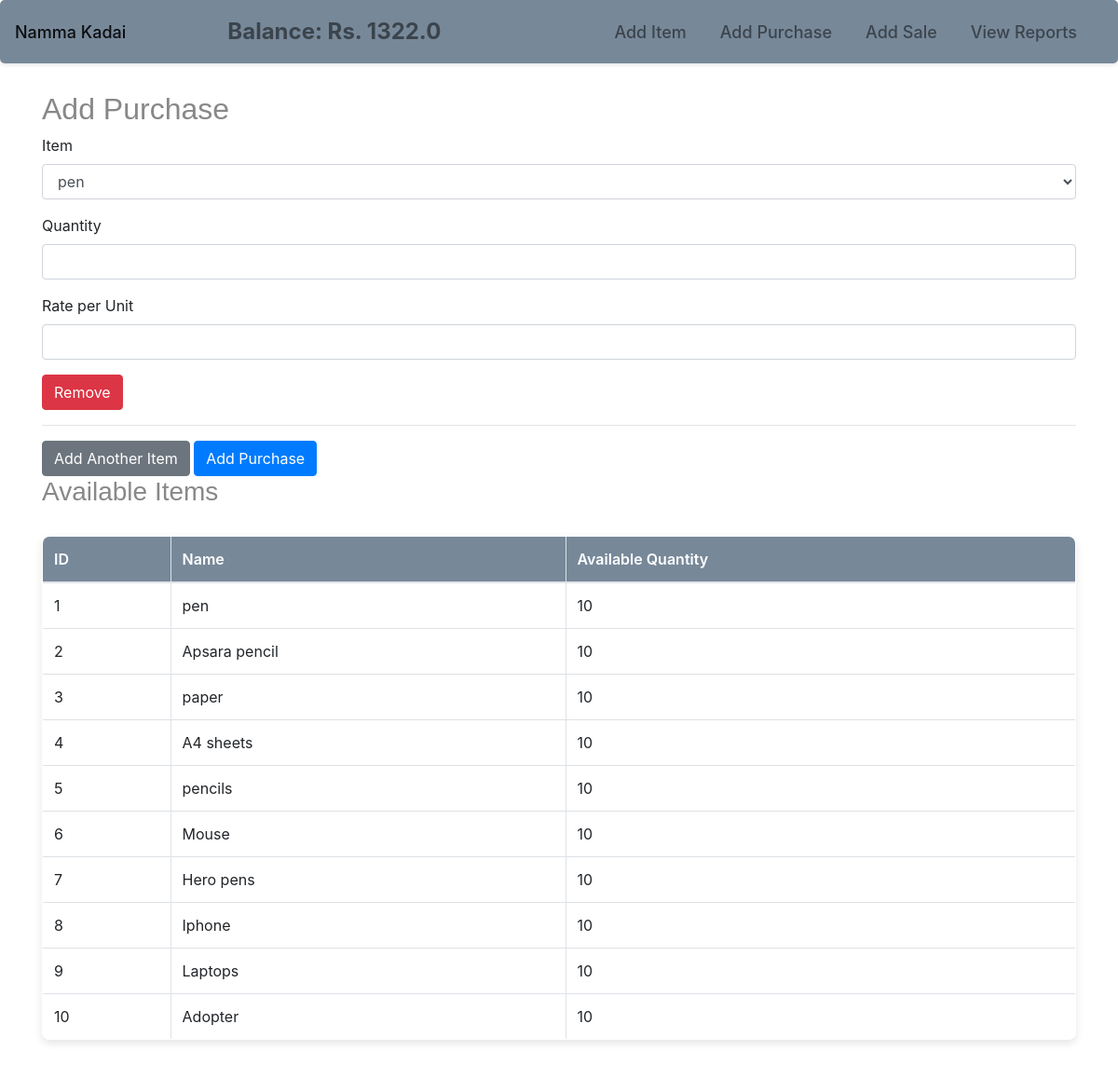
/purchase/add, run on the app's committed database.
### models.py (models this page shows)
class Company(db.Model):
    id = db.Column(db.Integer, primary_key=True)
    name = db.Column(db.String(50), unique=True, nullable=False)
    cash_balance = db.Column(db.Float, nullable=False, default=1000.0)

class Item(db.Model):
    id = db.Column(db.Integer, primary_key=True)
    name = db.Column(db.String(50), unique=True, nullable=False)
    price = db.Column(db.Float, nullable=False)
    qty = db.Column(db.Integer, nullable=False, default=0)

### app.py (the view, shortened to what this page needs)
@app.route('/purchase/add', methods=['GET', 'POST'])
def add_purchase():
    form = PurchaseForm()
    items = Item.query.all()
    form.item_id.choices = [(item.id, item.name) for item in items]
    company = Company.query.first()
    balance = company.cash_balance if company else 0
    return render_template('add_purchase.html', form=form, items=items, balance=balance)

### forms.py
class PurchaseForm(FlaskForm):
    item_id = SelectField('Item', coerce=int, validators=[DataRequired()])
    qty = IntegerField('Quantity', validators=[DataRequired(), NumberRange(min=1)])
    rate = FloatField('Rate per Unit', validators=[DataRequired(), NumberRange(min=0)])
    submit = SubmitField('Add Purchase')
    def __init__(self, *args, **kwargs):
        super().__init__(*args, **kwargs)
        self.item_id.choices = [(item.id, item.name) for item in Item.query.all()]

### templates/add_purchase.html (shortened to what this page needs)
{% extends "base.html" %}
{% block content %}
    <h2>Add Purchase</h2>
    <form method="POST" id="purchase-form">
        <div id="purchase-entries">
            <div class="purchase-entry">
                <div class="form-group">
                    {{ form.item_id.label(class="form-label") }}
                    {{ form.item_id(class="form-control item-select") }}
                </div>
                <div class="form-group">
                    {{ form.qty.label(class="form-label") }}
                    {{ form.qty(class="form-control qty-field") }}
                </div>
                <div class="form-group">
                    {{ form.rate.label(class="form-label") }}
                    {{ form.rate(class="form-control") }}
                </div>
                <button type="button" class="btn btn-danger remove-entry">Remove</button>
                <hr>
            </div>
        </div>
        <button type="button" class="btn btn-secondary" id="add-entry-btn">Add Another Item</button>
        <button type="submit" class="btn btn-primary">Add Purchase</button>
    </form>
    <h3>Available Items</h3>
    <table class="table table-bordered">
        <thead>
            <tr>
                <th>ID</th>
                <th>Name</th>
                <th>Available Quantity</th>
            </tr>
        </thead>
        <tbody>
            {% for item in items %}
            <tr>
                <td>{{ item.id }}</td>
                <td>{{ item.name }}</td>
                <td>{{ item.qty }}</td>
            </tr>
            {% endfor %}
        </tbody>
    </table>
{% endblock %}

### templates/base.html (shortened to what this page needs)
<!DOCTYPE html>
<html lang="en">
<head>
    <link rel="stylesheet" href="{{ url_for('static', filename='styles.css') }}">
    <link rel="stylesheet" href="https://maxcdn.bootstrapcdn.com/bootstrap/4.5.2/css/bootstrap.min.css">
</head>
<body>
    <nav class="navbar navbar-expand-lg navbar-light" style="background-color: #778899;">
        <a class="navbar-brand" href="{{ url_for('home') }}">Namma Kadai</a>
        <div class="navbar-text mx-auto" style="font-size: 1.5rem; font-weight: bold;">
            Balance: Rs. {{ balance }}
        </div>
        <div class="navbar-nav ml-auto">
            <a class="nav-item nav-link" href="{{ url_for('add_item') }}">Add Item</a>
            <a class="nav-item nav-link" href="{{ url_for('add_purchase') }}">Add Purchase</a>
            <a class="nav-item nav-link" href="{{ url_for('add_sale') }}">Add Sale</a>
            <a class="nav-item nav-link" href="{{ url_for('view_reports') }}">View Reports</a>
        </div>
    </nav>
    <div class="container mt-4">
        {% block content %}{% endblock %}
    </div>
</body>
</html>

### static/styles.css (style rules this page uses)
body { background-color: #ffffff; font-family: 'Poppins', sans-serif; color: #d3d3d3; margin: 0; padding: 0; line-height: 1.8; }
h1, h2, h3 { font-family: 'Raleway', sans-serif; color: #888888; font-weight: 700; margin: 10px 0; }
h2, h3 { color: #888888; }
.table { margin-top: 30px; background-color: #ffffff; border-radius: 8px; box-shadow: 0 4px 8px rgba(0, 0, 0, 0.1); width: 100%; overflow: hidden; border: 1px solid #e0e0e0; }
.table th, .table td { padding: 14px 24px; text-align: left; border-bottom: 1px solid #e0e0e0; }
.table th { background-color: #778899; color: #ffffff; font-weight: 600; }
.navbar { margin-bottom: 30px; background-color: #2ecc71; padding: 15px 20px; border-radius: 5px; box-shadow: 0 2px 4px rgba(0, 0, 0, 0.1); }
.navbar a { color: #ffffff; text-decoration: none; font-size: 18px; margin-right: 20px; font-weight: 500; }
button, .btn { background-color: #abf62d; color: #ffffff; border: none; padding: 12px 24px; font-size: 16px; border-radius: 5px; cursor: pointer; transition: background-color 0.3s ease; }
.container { margin: 40px auto; max-width: 1100px; padding: 0 20px; }

### data on the page
Company: cash_balance "1322.0"
Item: id "1", name "pen", qty "10"
Item: id "2", name "Apsara pencil", qty "10"
Item: id "3", name "paper", qty "10"
Item: id "4", name "A4 sheets", qty "10"
Item: id "5", name "pencils", qty "10"
Item: id "6", name "Mouse", qty "10"
Item: id "7", name "Hero pens", qty "10"
Item: id "8", name "Iphone", qty "10"
Item: id "9", name "Laptops", qty "10"
Item: id "10", name "Adopter", qty "10"
